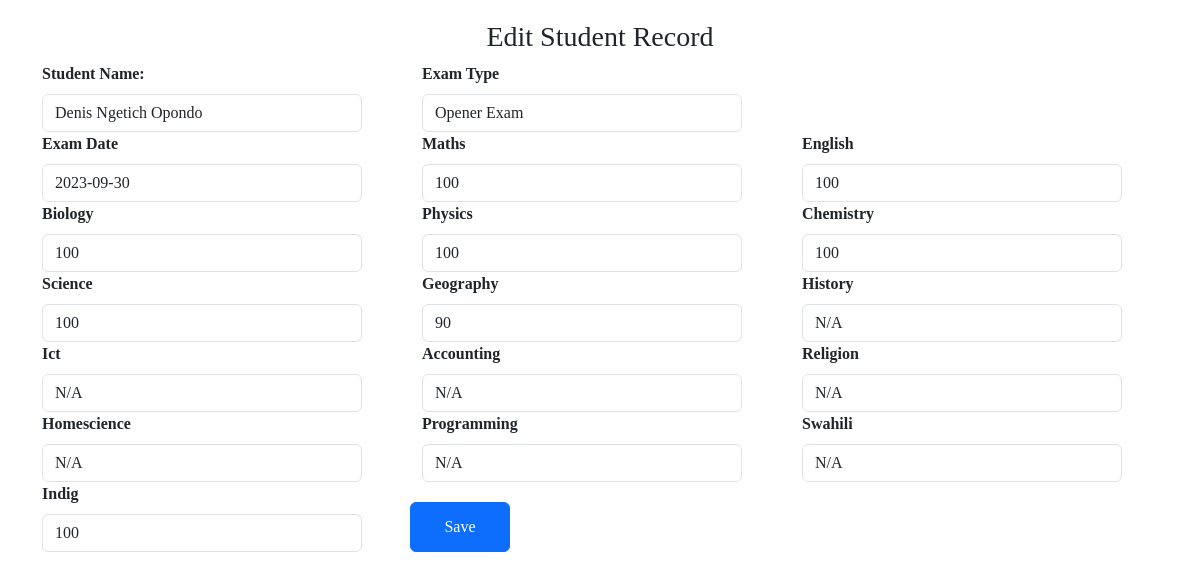
The page /Untitled-1.php?id=13 on the database its author committed.
### tables this page shows
CREATE TABLE `exam_scores` (
  `id` int(11) NOT NULL,
  `student_name` varchar(255) DEFAULT NULL,
  `year_of_study` varchar(100) DEFAULT NULL,
  `date` date DEFAULT NULL,
  `exam_type` varchar(255) DEFAULT NULL,
  `subjects_scores` varchar(255) DEFAULT NULL,
  `average_score` decimal(10,2) DEFAULT NULL,
  `grade` varchar(255) DEFAULT NULL
);

### Untitled-1.php (the view, shortened to what this page needs)
<?php
$servername = "localhost";
$username = "root";
$password = "omulodi54";
$dbname = "school";
$conn = new mysqli($servername, $username, $password, $dbname);
$id = isset($_GET['id']) ? $_GET['id'] : 0;
$selectSql = "SELECT * FROM exam_scores WHERE id = $id";
$result = $conn->query($selectSql);
$row = $result->fetch_assoc();
?>
<!DOCTYPE html>
<html lang="en">
<head>
    <link rel="stylesheet" href="https://cdn.jsdelivr.net/npm/bootstrap@5.3.0/dist/css/bootstrap.min.css">
    <link rel="stylesheet" href="https://cdnjs.cloudflare.com/ajax/libs/font-awesome/6.0.0/css/all.min.css">
</head>
<body>
    <div class="container">
        <h3>Edit Student Record</h3>
        <form method="post">
            <div class="row">
            <div class="col-md-4">
                <label for="studentName" class="form-label">Student Name:</label>
                <input type="text" id="studentName" name="studentName" class="form-control" value="<?php echo isset($row['student_name']) ? $row['student_name'] : ''; ?>">
            </div>
            <div class="col-md-4">
                <label for="exam_type" class="form-label">Exam Type</label>
                <input type="text" name="exam_type" class="form-control" value="<?php echo isset($row['exam_type']) ? $row['exam_type'] : ''; ?>">
             </div>
             </div>
             <div class="row">
             <div class="col-md-4">
                <label for="exam_date" class="form-label">Exam Date</label>
                <input type="text" name="exam_date" class="form-control" value="<?php echo isset($row['date']) ? $row['date'] : ''; ?>">
            </div>
            <?php
            $subjectScores = explode(", ", $row["subjects_scores"]);
            $subjects = [
                'maths', 'english', 'biology', 'physics', 'chemistry', 'science',
                'geography', 'history', 'ict', 'accounting', 'religion',
                'homescience', 'programming', 'swahili', 'indig'
            ];
            foreach ($subjects as $subject) {
                $score = "N/A";
                foreach ($subjectScores as $subjectScore) {
                    $subjectData = explode(": ", $subjectScore);
                    if (count($subjectData) === 2 && $subject === $subjectData[0]) {
                        $score = $subjectData[1];
                        break;
                    }
                }
                ?>
                <div class="col-md-4">
                    <label for="<?php echo $subject; ?>" class="form-label"><?php echo ucfirst($subject); ?></label>
                    <input type="text" name="<?php echo $subject; ?>" class="form-control" value="<?php echo isset($score) ? $score : ''; ?>">
                </div>
                <?php
            }
            ?>
            <input type="submit" value="Save" class="btn btn-primary">
        </form>
    </div>
</body>
</html>

### Untitled-1.php (style rules this page uses)
body { font-family:Times new roman; }
.form-control { width:90%; }
.form-label { font-weight:bold; }
.btn { width:100px; margin-top:20px; }
.container { margin-top:20px; }
h3 { text-align:center; }

### rows shown on the page
exam_scores: studentName "Denis Ngetich Opondo", exam_type "Opener Exam", exam_date "2023-09-30", maths "100", english "100", biology "100", physics "100", chemistry "100", science "100", geography "90", indig "100"

### other values the page prints
$subject "Maths"
$subject "English"
$subject "Biology"
$subject "Physics"
$subject "Chemistry"
$subject "Science"
$subject "Geography"
$subject "History"
$subject "Ict"
$subject "Accounting"
$subject "Religion"
$subject "Homescience"
$subject "Programming"
$subject "Swahili"
$subject "Indig"
